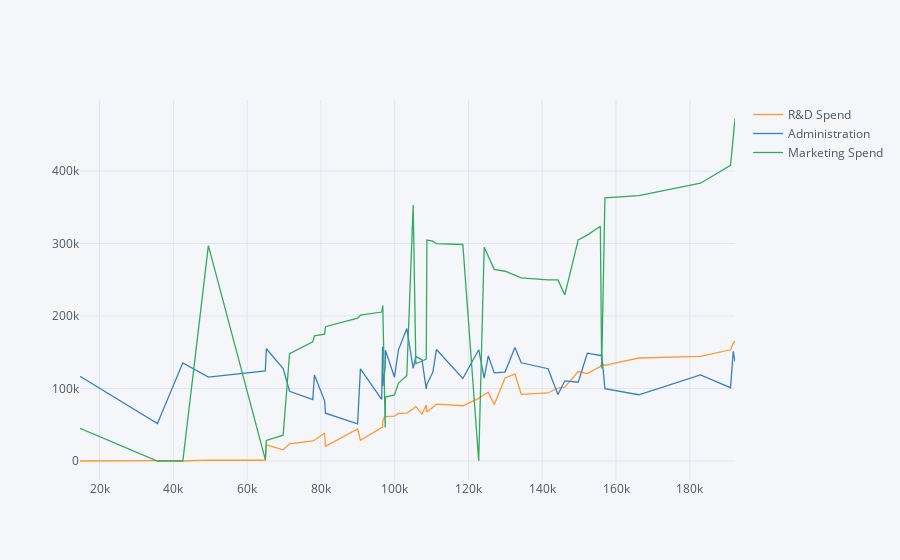

This figure's notebook cell:
### Code cell
df.iplot(kind='scatter',x='Profit',y=['R&D Spend', 'Administration', 'Marketing Spend'])
